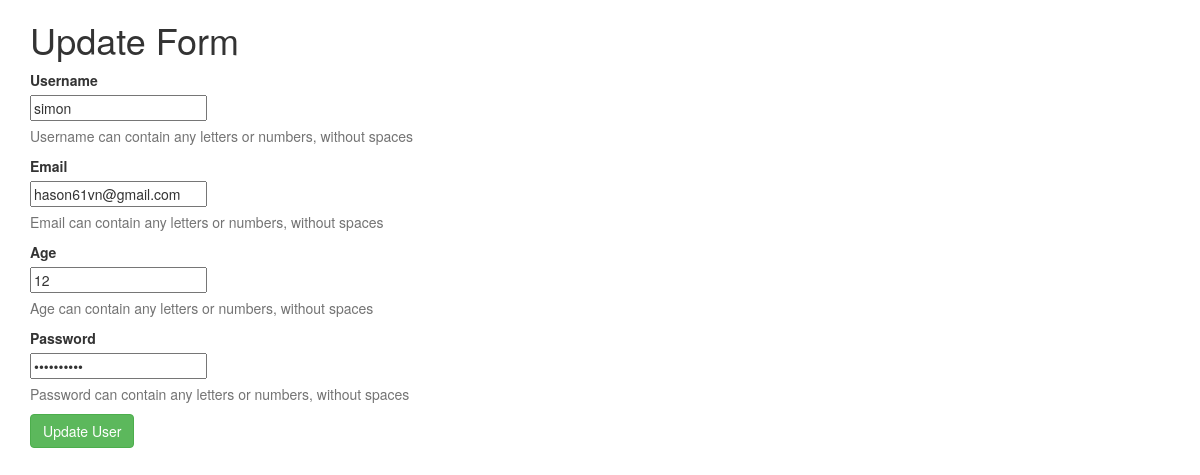
Screenshot of /user/update/9 with the database file from the repository.
### tables this page shows
CREATE TABLE `member` (
  `id` int(11) NOT NULL AUTO_INCREMENT,
  `username` varchar(45) DEFAULT NULL,
  `email` varchar(45) DEFAULT NULL,
  `password` varchar(45) DEFAULT NULL,
  `age` int(11) DEFAULT NULL,
  PRIMARY KEY (`id`)
);

### application/controllers/User.php (called while the page is built, shortened)
<?php
class User extends CI_Controller {
	function __construct()
    {
        $this->load->helper("url");
        $this->load->model('User_model');
    }
	public function update($user_id) {
		$data['user_info'] = $this->User_model->getUserById($user_id);
		$this->load->helper(array('form', 'url'));
        $this->load->library('form_validation');
        $this->form_validation->set_rules('username', 'User Name', 'required|min_length[4]|max_length[25]');
        $this->form_validation->set_rules('email', 'Email Address', 'required|valid_email|min_length[4]|max_length[25]');
        $this->form_validation->set_rules('age', 'Age', 'required|numeric');
        $this->form_validation->set_rules('password', 'Mat khau', 'required|min_length[8]|max_length[12]');
		if($this->form_validation->run() == FALSE) {
			$this->load->view('user/update_user', $data);
		} else {
			$this->User_model->update_user($user_id);
			$this->session->set_flashdata('update_message', 'update successfully !');
			redirect('/user/test2', 'refresh');
		}
	}
}

### index.php (called while the page is built, shortened)
<?php
require_once BASEPATH.'core/CodeIgniter.php';

### application/models/User_model.php (called while the page is built, shortened)
<?php
class User_model extends CI_Model {
    public function getUserById($id) {
        $this->db->where('id', $id);
        $query = $this->db->get('member');
        $data = $query->row();
        return $data;
    }
}
?>

### application/views/user/update_user.php (the view, shortened to what this page needs)
<!DOCTYPE html>
<html lang="en">
<head>
	<link rel="stylesheet" href="https://maxcdn.bootstrapcdn.com/bootstrap/3.3.7/css/bootstrap.min.css">
</head>
<body>
	<div class="container">
		<h1>Update Form</h1>
		<?php echo form_open('user/update/'.$user_info->id); ?>
		<div class="control-group">
	      <label class="control-label"  for="username">Username</label>
	      <div class="controls">
	        <input type="text" id="username" name="username" placeholder="" value="<?php echo set_value('username', $user_info->username); ?>" class="input-xlarge">
	        <p class="help-block">Username can contain any letters or numbers, without spaces</p>
	      </div>
    	</div>
    	<div class="control-group">
	      <label class="control-label"  for="username">Email</label>
	      <div class="controls">
	        <input type="text" id="username" name="email" placeholder="" value="<?php echo set_value('email', $user_info->email); ?>" class="input-xlarge">
	        <p class="help-block">Email can contain any letters or numbers, without spaces</p>
	      </div>
    	</div>
    	<div class="control-group">
	      <label class="control-label"  for="username">Age</label>
	      <div class="controls">
	        <input type="text" id="username" name="age" placeholder="" value="<?php echo set_value('age', $user_info->age); ?>" class="input-xlarge">
	        <p class="help-block">Age can contain any letters or numbers, without spaces</p>
	      </div>
    	</div>
    	<div class="control-group">
	      <label class="control-label"  for="username">Password</label>
	      <div class="controls">
	        <input type="password" id="username" name="password" placeholder="" value="<?php echo set_value('password', $user_info->password); ?>" class="input-xlarge">
	        <p class="help-block">Password can contain any letters or numbers, without spaces</p>
	      </div>
    	</div>
			<input type="submit" class="btn btn-success" name="submit" value="Update User">
		</form>
	</div>
</body>
</html>

### rows the page displays
member: username "simon", email "hason61vn@gmail.com", age "12"
